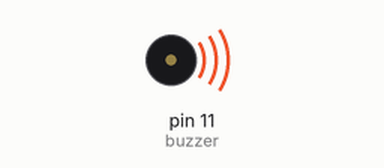
This sketch was run on a simulated Arduino Uno, built with avr-gcc and run on an emulated ATmega328P. On the bench: buzzer (waves = sounding).

Above: at 0.1 s.
At 26.4 s:
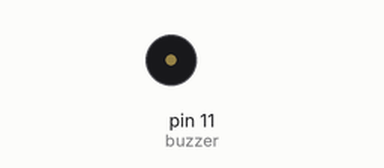
Timing chart, 0 to 27.9 s (numbered marks = the images above):
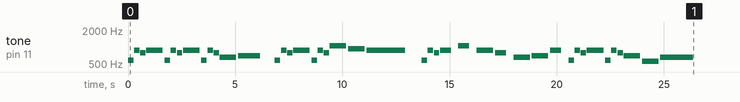

The sketch:

Frecuency.ino
```cpp
void setup() {
  Serial.begin(9600);
  pinMode(11, OUTPUT);

  uint8_t Notes[][2] = {
    {54, 4}, {61, 4}, {59, 4}, //0
    {61, 12}, {54, 4}, {61, 4}, {59, 4}, //1
    {61, 12}, {54, 4}, {61, 4}, {59, 4}, //2
    {56, 12}, {57, 16}, //3
    {0, 8}, {54, 4}, {61, 4}, {59, 4}, //4
    {61, 12}, {54, 4}, {61, 4}, {59, 4}, //5
    {64, 12}, {62, 12}, //6
    {61, 28}, //7
    {0, 8}, {54, 4}, {61, 4}, {59, 4}, //8
    {61, 8}, {0, 4}, {64, 8}, {0, 4}, //9
    {61, 12}, {59, 8}, {0, 4}, //10
    {56, 12}, {57, 12}, //11
    {61, 8}, {0, 4}, {54, 4}, {61, 4}, {59, 4}, //12
    {61, 12}, {54, 4}, {61, 4}, {59, 4}, //13
    {57, 12}, {53, 12}, //14
    {56, 24} //15
  };

  byte bpm = 105;
  byte buzzer = 11;
  int SizeNotes =  (sizeof(Notes) / sizeof(*Notes));

  Play(Notes, SizeNotes, bpm, buzzer);

}


void loop() {


}

float Frecuency(int note, int octave){

  int hz = 440 * pow(1.05946309436, 12 * (octave - 4) + note - 10);
  return hz;

}


float nKey_Hz(uint8_t nKey){

  if(nKey >= 1 && nKey <= 88){
    int sum = 0;
    nKey += 9;
    while(nKey > 12){
      sum++;
      nKey -= 12;
    }
    int N = nKey;
    int Oc = sum;

    float hz = Frecuency(N, Oc);
    return hz;
  }
  else {
    return 0;
  }
}


void Play(uint8_t Notes[][2], int SizeNotes, byte bpm, byte buzzer){

  float start = millis();
  float keep = start;
  float beatDuration = 60000 / bpm;

  for (int i = 0; i < SizeNotes; i++) {

    float noteDuration = (Notes[i][1] * beatDuration) / 8;
    float Frecuency = nKey_Hz(Notes[i][0]);

    if(Frecuency > 0){
      while(millis() <= keep + (noteDuration * 0.9)){
        tone(buzzer, Frecuency);
      }
      while(millis() >= keep + (noteDuration * 0.9) && millis() <= keep + noteDuration){
        noTone(buzzer);
      }
    }
    else{
      while(millis() <= keep + noteDuration){
        noTone(buzzer);
      }
    }
    keep += noteDuration;
  }
}
```
